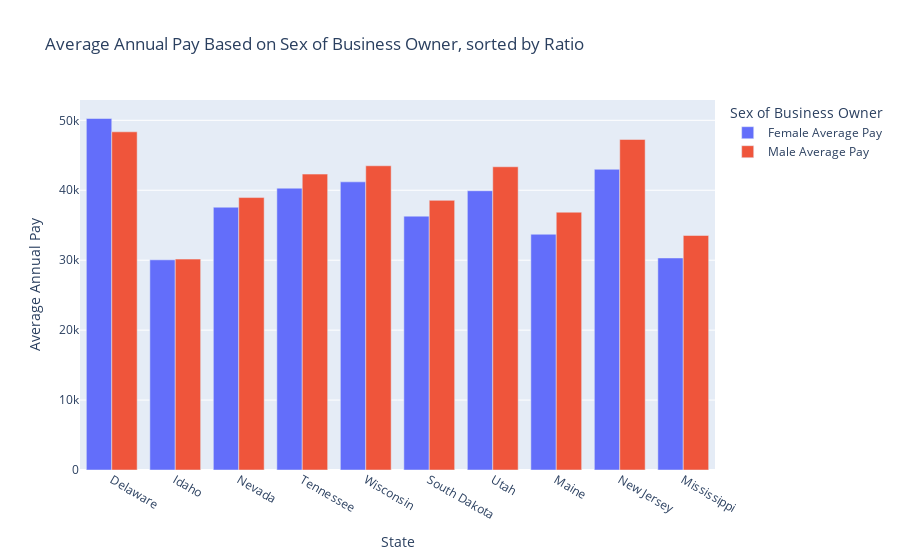

Here is the notebook cell this chart was saved with:
### Code cell
together_sort2_top10 = together_sort2_nola[:10]

fig = go.Figure(data=[
    go.Bar(name='Female Average Pay', x=together_sort2_top10['NAME'], y=together_sort2_top10['pay/emp_female']),
    go.Bar(name = 'Male Average Pay', x = together_sort2_top10['NAME'], y=together_sort2_top10['pay/emp_male'])
])
# Change the bar mode
fig.update_layout(title = 'Average Annual Pay Based on Sex of Business Owner, sorted by Ratio',
                 xaxis_title = 'State',
                 yaxis_title = 'Average Annual Pay',
                 legend_title = 'Sex of Business Owner',
                 barmode = 'group')
fig.show()

### Figure 1 — Plotly figure (JSON) as saved in the notebook; plotly's stock layout.template omitted (floating-point values rounded to 4 significant figures)
{"data": [{"name": "Female Average Pay", "type": "bar", "x": ["Delaware", "Idaho", "Nevada", "Tennessee", "Wisconsin", "South Dakota", "Utah", "Maine", "New Jersey", "Mississippi"], "y": [50260.0, 30050.0, 37580.0, 40290.0, 41200.0, 36300.0, 39930.0, 33710.0, 43000.0, 30320.0]}, {"name": "Male Average Pay", "type": "bar", "x": ["Delaware", "Idaho", "Nevada", "Tennessee", "Wisconsin", "South Dakota", "Utah", "Maine", "New Jersey", "Mississippi"], "y": [48360.0, 30160.0, 38950.0, 42310.0, 43500.0, 38550.0, 43360.0, 36860.0, 47260.0, 33530.0]}], "layout": {"barmode": "group", "legend": {"title": {"text": "Sex of Business Owner"}}, "title": {"text": "Average Annual Pay Based on Sex of Business Owner, sorted by Ratio"}, "xaxis": {"title": {"text": "State"}}, "yaxis": {"title": {"text": "Average Annual Pay"}}}}
